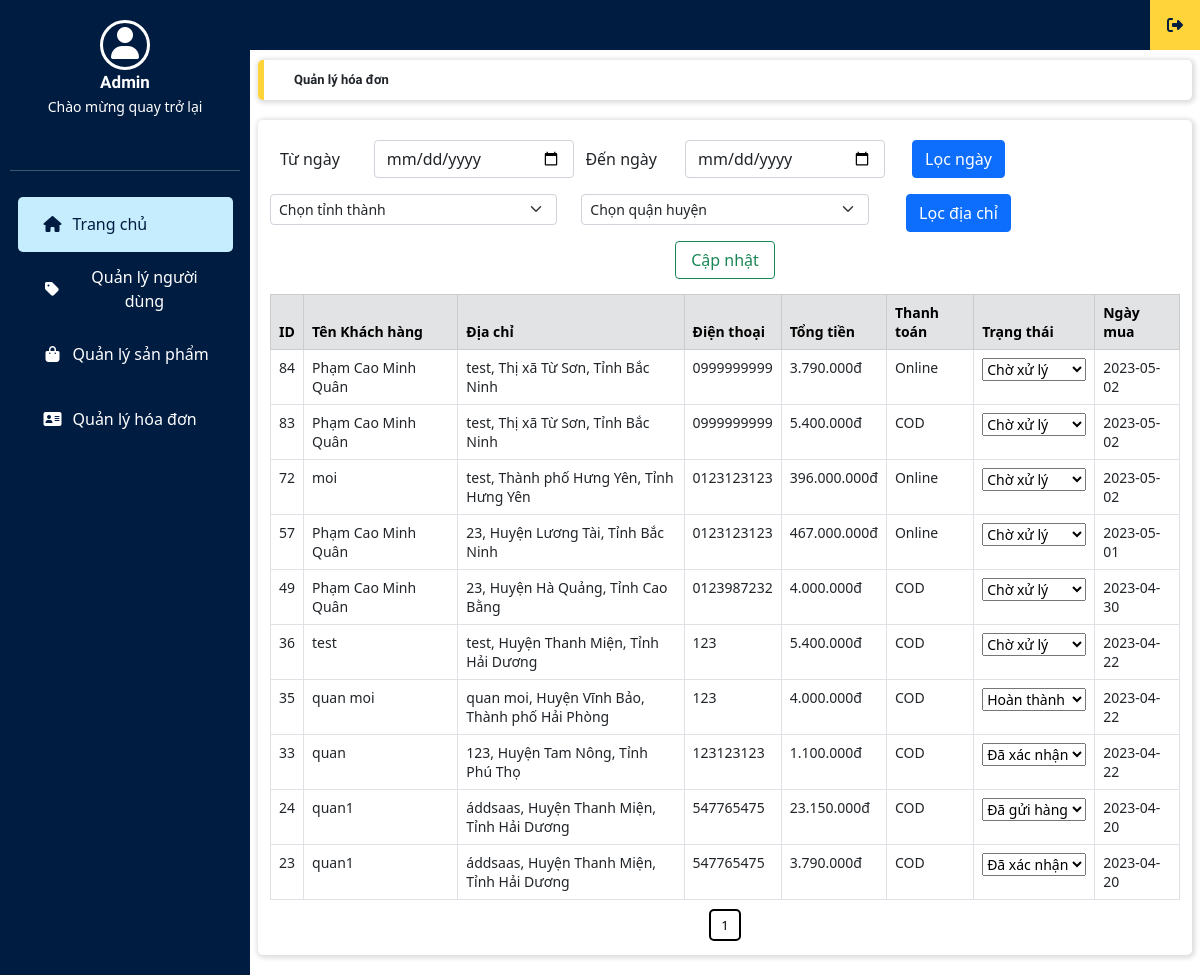
Page /quan_tri/index.php?thamso=hoa_don (signed in) on the earlier database version.
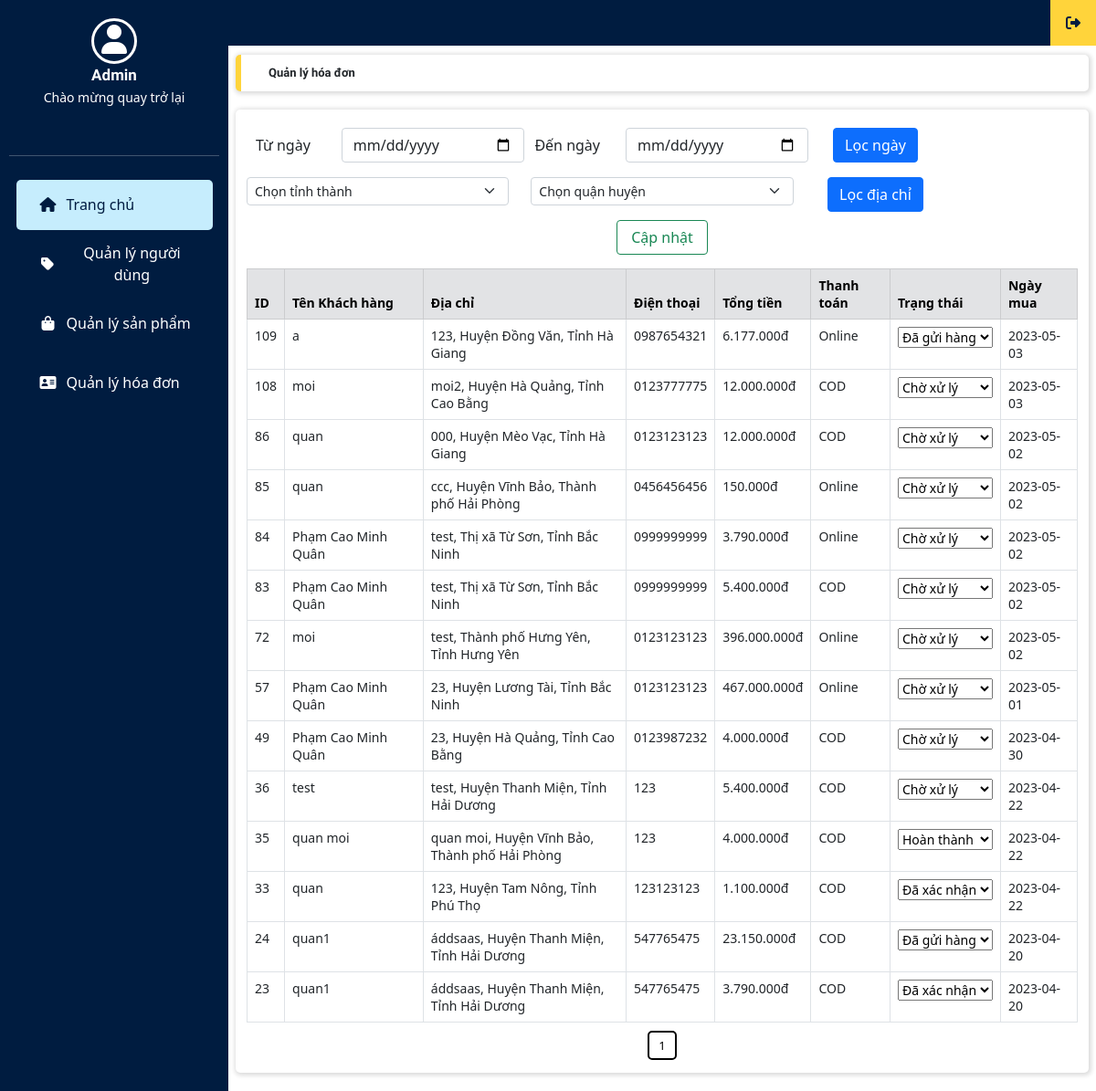
Same page on the later database version.
### tables this page shows
CREATE TABLE `hoa_don` (
  `id` int(11) NOT NULL,
  `nguoi_dung_id` int(11) NOT NULL,
  `ten_nguoi_mua` varchar(256) NOT NULL,
  `email` varchar(256) NOT NULL,
  `dia_chi` mediumtext NOT NULL,
  `quan_huyen` varchar(256) NOT NULL,
  `tinh_thanh` varchar(256) NOT NULL,
  `dien_thoai` varchar(256) NOT NULL,
  `noi_dung` mediumtext NOT NULL,
  `hang_duoc_mua` mediumtext NOT NULL,
  `ngay_mua` date NOT NULL,
  `tong_tien` int(255) NOT NULL,
  `tinh_trang` varchar(255) NOT NULL,
  `phuong_thuc_thanh_toan` varchar(255) NOT NULL
);

### quan_tri/chuc_nang/hoa_don/quan_ly_hoa_don.php (the view, shortened to what the changed rows need)
<?php
	$so_dong_tren_mot_trang=20;
	$tv="select count(*) from hoa_don";
	$conn = new mysqli("localhost", "root", "", "ban_hang");
	$tv_1 = mysqli_query($conn, $tv);
	$tv_2 = mysqli_fetch_array($tv_1);
	$so_trang=ceil($tv_2[0]/$so_dong_tren_mot_trang);
	$vtbd=($_GET['trang']-1)*$so_dong_tren_mot_trang;
	$tv="select * from hoa_don order by id desc limit $vtbd,$so_dong_tren_mot_trang";
	$tv_1 = mysqli_query($conn, $tv);
?>
<div class="content">
    <div class="row main_frame box_card box_shadow">
        <div class="table-responsive-xxl">
            <form action="" method="post">
                <table class="table table-bordered">
                    <thead>
                        <tr class="table-secondary">
                            <th scope="col">ID</th>
                            <th scope="col" width="200px">Tên Khách hàng</th>
                            <th scope="col" width="300px">Địa chỉ</th>
                            <th scope="col">Điện thoại</th>
                            <th scope="col">Tổng tiền</th>
                            <th scope="col" width="100px">Thanh toán</th>
                            <th scope="col">Trạng thái</th>
                            <th scope="col" width="100px">Ngày mua</th>
                        </tr>
                    </thead>
                    <tbody>
                    <?php
                        $trang='';
                            while ($row = mysqli_fetch_array($tv_1)) {
                    ?>
                                <tr>
                                    <td><?= $row['id']; ?></td>
                                    <td><?= $row['ten_nguoi_mua']; ?></td>
                                    <td><?= $row['dia_chi'] . ', ' . $row['quan_huyen'] . ', ' . $row['tinh_thanh']; ?></td>
                                    <td><?= $row['dien_thoai']; ?></td>
                                    <td><?= number_format($row['tong_tien'], 0, ",", ".")."đ"; ?></td>
                                    <td><?= $row['phuong_thuc_thanh_toan']; ?></td>
                                    <td>
                                        <select name="tinh_trang_<?php echo $row['id']; ?>">
                                            <?php
                                            $tinh_trang_list = array(
                                                "Chờ xử lý",
                                                "Đã xác nhận",
                                                "Đang xử lý",
                                                "Đã gửi hàng",
                                                "Hoàn thành",
                                                "Đã hủy",
                                                "Trả hàng"
                                            );
                                            foreach ($tinh_trang_list as $tinh_trang) {
                                                echo '<option value="' . $tinh_trang . '" ' . (($row['tinh_trang'] == $tinh_trang) ? 'selected' : '') . '>' . $tinh_trang . '</option>';
                                            }
                                            ?>
                                        </select>
                                    </td>
                                    <td><?= $row['ngay_mua']; ?></td>
                                </tr>
                    <?php
                            }
                    ?>
                    </tbody>
                </table>
            </form>
        </div>
        <div class="category_paging">
			<?php
				for($i=1;$i<=$so_trang;$i++) {
					$link_phan_trang="?thamso=hoa_don".$trang."&trang=".$i;
					echo "<a href='$link_phan_trang' class='phan_trang' >";
						echo $i;
					echo "</a> ";
				}
			?>
        </div>
    </div>
</div>

Differences in the rows shown:
added hoa_don: id "109", ten_nguoi_mua "a", dia_chi "123", quan_huyen "Huyện Đồng Văn", tinh_thanh "Tỉnh Hà Giang", dien_thoai "0987654321", tong_tien "6.177.000", phuong_thuc_thanh_toan "Online", tinh_trang+id "Đã gửi hàng", ngay_mua "2023-05-03"
added hoa_don: id "108", ten_nguoi_mua "moi", dia_chi "moi2", quan_huyen "Huyện Hà Quảng", tinh_thanh "Tỉnh Cao Bằng", dien_thoai "0123777775", tong_tien "12.000.000", phuong_thuc_thanh_toan "COD", tinh_trang+id "Chờ xử lý", ngay_mua "2023-05-03"
added hoa_don: id "86", ten_nguoi_mua "quan", dia_chi "000", quan_huyen "Huyện Mèo Vạc", tinh_thanh "Tỉnh Hà Giang", dien_thoai "0123123123", tong_tien "12.000.000", phuong_thuc_thanh_toan "COD", id "Chờ xử lý", ngay_mua "2023-05-02"
added hoa_don: id "85", ten_nguoi_mua "quan", dia_chi "ccc", quan_huyen "Huyện Vĩnh Bảo", tinh_thanh "Thành phố Hải Phòng", dien_thoai "0456456456", tong_tien "150.000", phuong_thuc_thanh_toan "Online", id "Chờ xử lý", ngay_mua "2023-05-02"
